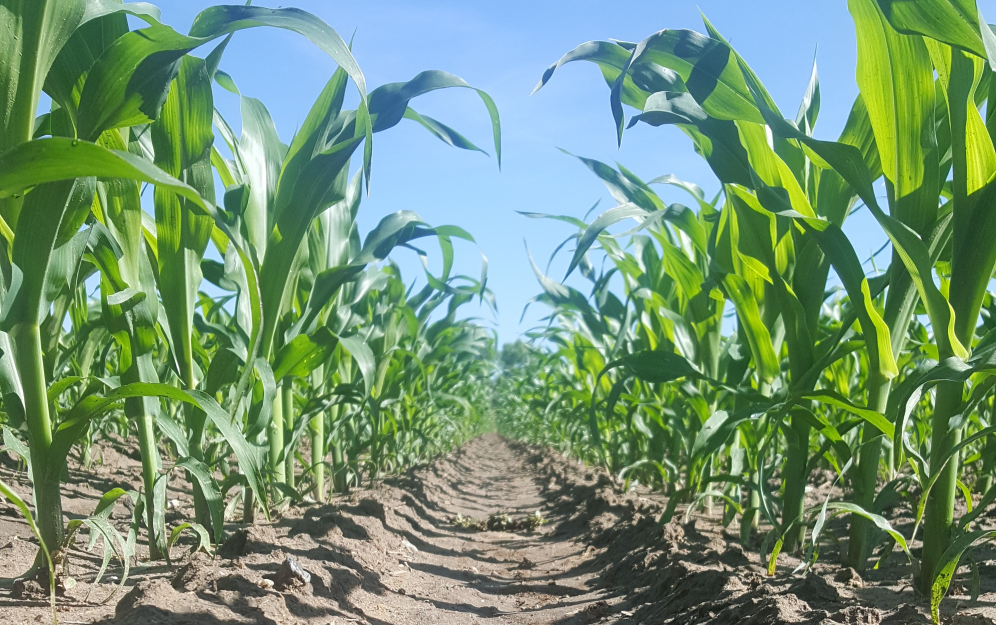
#> input picture Vision/test3.jpg, 2988 x 1875 px, given in place of the camera (shown at 1/3 size)
$ python vision2.py
#> lines starting #> are read from the running program, lines starting #| are printed output that depends on the picture; after the words box and inside, x2 and y2 are one past the last pixel; in counts of white or black regions, pixels touching at a corner belong together
### Vision/dual_g2_hpmd_rpi.py
import wiringpi

# Motor speeds for this library are specified as numbers
# between -MAX_SPEED and MAX_SPEED, inclusive.
_max_speed = 480  # 19.2 MHz / 2 / 480 = 20 kHz
MAX_SPEED = _max_speed

io_initialized = False
def io_init():
  global io_initialized
  if io_initialized:
    return

  wiringpi.wiringPiSetupGpio()
  wiringpi.pinMode(12, wiringpi.GPIO.PWM_OUTPUT)
  wiringpi.pinMode(13, wiringpi.GPIO.PWM_OUTPUT)

  wiringpi.pwmSetMode(wiringpi.GPIO.PWM_MODE_MS)
  wiringpi.pwmSetRange(MAX_SPEED)
  wiringpi.pwmSetClock(2)

  wiringpi.pinMode(22, wiringpi.GPIO.OUTPUT)
  wiringpi.pinMode(23, wiringpi.GPIO.OUTPUT)
  wiringpi.pinMode(24, wiringpi.GPIO.OUTPUT)
  wiringpi.pinMode(25, wiringpi.GPIO.OUTPUT)

  io_initialized = True

class Motor(object):
    MAX_SPEED = _max_speed

    def __init__(self, pwm_pin, dir_pin, en_pin):
        self.pwm_pin = pwm_pin
        self.dir_pin = dir_pin
        self.en_pin = en_pin

    def enable(self):
        io_init()
        wiringpi.digitalWrite(self.en_pin, 1)

    def disable(self):
        io_init()
        wiringpi.digitalWrite(self.en_pin, 0)

    def setSpeed(self, speed):
        if speed < 0:
            speed = -speed
            dir_value = 1
        else:
            dir_value = 0

        if speed > MAX_SPEED:
            speed = MAX_SPEED

        io_init()
        wiringpi.digitalWrite(self.dir_pin, dir_value)
        wiringpi.pwmWrite(self.pwm_pin, speed)

class Motors(object):
    MAX_SPEED = _max_speed

    def __init__(self):
        self.motor1 = Motor(12, 24, 22)
        self.motor2 = Motor(13, 25, 23)

    def enable(self):
        self.motor1.enable()
        self.motor2.enable()

    def disable(self):
        self.motor1.disable()
        self.motor2.disable()

    def setSpeeds(self, m1_speed, m2_speed):
        self.motor1.setSpeed(m1_speed)
        self.motor2.setSpeed(m2_speed)

motors = Motors()

### Vision/vision2.py
import time
import cv2
import numpy as np
from dual_g2_hpmd_rpi import motors, MAX_SPEED

import numpy as np
import cv2

x = 100
y = 250

leftPixPosition = []
rightPixPosition = []
leftPixPosition2 = []
rightPixPosition2 = []
middlePixPostion = []

goingLeft = False

for i in range(y,y+100):
    for j in range(x,x+50):
        leftPixPosition.append((i,j))
        #img[i,j] = (255,255,255)

for i in range(y,y+100):
    for j in range(x+390,x+440):
        rightPixPosition.append((i,j))
        #img[i,j] = (255,255,255)

for i in range(y-50,y):
    for j in range(x+90,x+140):
        leftPixPosition2.append((i,j))
        #img[i,j] = (255,255,255)

for i in range(y-50,y):
    for j in range(x+300,x+350):
        rightPixPosition2.append((i,j))
        #img[i,j] = (255,255,255)

for i in range(y-70,y-20):
    for j in range(x+170,x+270):
        middlePixPostion.append((i,j))
        #img[i,j] = (255,255,255)

#capturing video through webcam
cap=cv2.VideoCapture(0)

while True:
            _, img = cap.read()
#> img is the input picture: shape (1875, 2988, 3); mean B, G, R 118.7, 148.6, 117.1
            #img = cv2.imread('4.jpg')
            img = cv2.resize(img, (640, 360), interpolation = cv2.INTER_AREA)
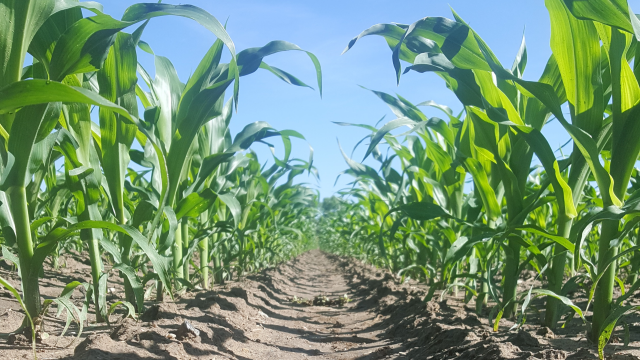
#> img: shape (360, 640, 3); mean B, G, R 118.7, 148.6, 117.1

            x = 100
            y = 250

            greenLeft = False
            greenRight = False
            greenLeft2 = False
            greenRight2 = False
            greenMiddle = False

            leftGreenPixCount = 0
            rightGreenPixCount = 0
            leftGreenPixCount2 = 0
            rightGreenPixCount2 = 0
            middleGreenPixCount = 0

            hsv = cv2.cvtColor(img, cv2.COLOR_BGR2HSV)
#> hsv: shape (360, 640, 3); mean H, S, V 59.9, 98.6, 158.3
            mask = cv2.inRange(hsv, (37,81,65), (91,255,255))
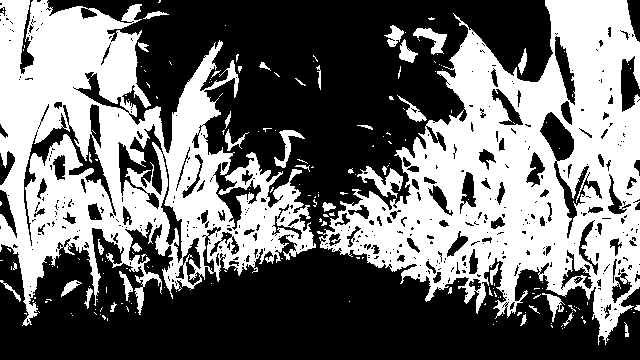
#> mask: shape (360, 640); 43.8% white; 203 white regions (164 under 20 px), largest, box (x1, y1, x2, y2) and area: (317, 0, 640, 345) 50837, (0, 0, 316, 326) 45629, (357, 166, 403, 198) 563
            #result = cv2.bitwise_and(img, img, mask=mask)

            leftBottom = cv2.rectangle(img,(x,y),(x+50,y+100),(0,0,255),3)
            rightBottom = cv2.rectangle(img,(x+390,y),(x+440,y+100),(0,0,255),3)
            leftTop = cv2.rectangle(img,(x+90,y-50),(x+140,y),(0,0,255),3)
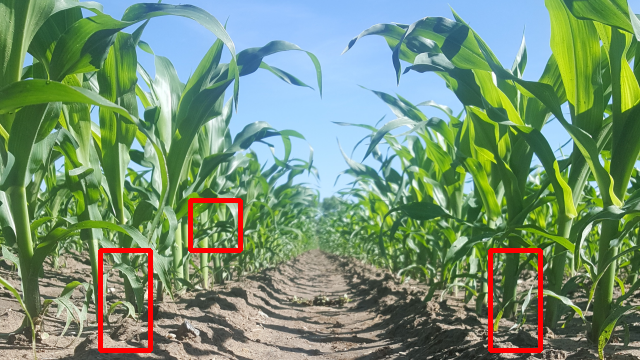
#> leftTop: shape (360, 640, 3); mean B, G, R 117.1, 146.3, 119.5
            rightTop = cv2.rectangle(img,(x+300,y-50),(x+350,y),(0,0,255),3)
            middleTop = cv2.rectangle(img,(x+170,y-70),(x+270,y-20),(0,0,255),3)

            # Checking for greens in bottom left box
            for i in range(len(leftPixPosition)):
                x,y = leftPixPosition[i]
                if mask[x,y] == 255:
                    leftGreenPixCount += 1
                    greenLeft = True
#> after the loop, leftGreenPixCount = 883

            # Checking for greens in bottom right box
            for i in range(len(rightPixPosition)):
                x,y = rightPixPosition[i]
                if mask[x,y] == 255:
                    rightGreenPixCount += 1
                    greenRight = True
#> after the loop, rightGreenPixCount = 1792

            # Checking for greens in left upper box
            for i in range(len(leftPixPosition2)):
                x,y = leftPixPosition2[i]
                if mask[x,y] == 255:
                    leftGreenPixCount2 += 1
                    greenLeft2 = True
#> after the loop, leftGreenPixCount2 = 1747

            # Checking for greens in right upper box
            for i in range(len(rightPixPosition2)):
                x,y = rightPixPosition2[i]
                if mask[x,y] == 255:
                    rightGreenPixCount2 += 1
                    greenRight2 = True
#> after the loop, rightGreenPixCount2 = 2191

            # Checking for greens in middle upper box
            for i in range(len(middlePixPostion)):
                x,y = middlePixPostion[i]
                if mask[x,y] == 255:
                    middleGreenPixCount += 1
                    greenMiddle = True
#> after the loop, middleGreenPixCount = 2113

            font = cv2.FONT_HERSHEY_SIMPLEX
            cv2.line(img, (320, 0), (320, 359), (0,255,0), 2)

            if ((greenLeft == True and greenLeft2 == True and greenRight == False) or (greenLeft == True and greenRight == False)):
                cv2.putText(img,"right",(10, 40), cv2.FONT_HERSHEY_SIMPLEX, 1, (0, 0, 255), 2)
                goingLeft = False
                print("Go right")

            if greenLeft == True and greenLeft2 == True and greenMiddle == True and greenRight2 == True and greenRight == False:
                cv2.putText(img,"stop and go right",(10, 40), cv2.FONT_HERSHEY_SIMPLEX, 1, (0, 0, 255), 2)
                goingLeft = False
                print("Go right")

            if ((greenRight == True and greenRight2 == True and greenLeft == False) or (greenRight == True and greenLeft == False)):
                cv2.putText(img,"left",(10, 40), cv2.FONT_HERSHEY_SIMPLEX, 1, (0, 0, 255), 2)
                goingLeft = True
                print("Go left")

            if greenLeft == False and greenLeft2 == True and greenMiddle == True and greenRight2 == True and greenRight == True:
                cv2.putText(img,"stop and go left",(10, 40), cv2.FONT_HERSHEY_SIMPLEX, 1, (0, 0, 255), 2)
                goingLeft = True
                print("Go left")

            if greenLeft == False and greenRight == False and greenLeft2 == False and greenRight2 == False:
                cv2.putText(img,"straight",(10, 40), cv2.FONT_HERSHEY_SIMPLEX, 1, (0, 0, 255), 2)
                goingLeft = False
                print("Go straight")

            if ((greenLeft == True and greenRight == True and greenLeft2 == True and greenRight2 == True) or (greenLeft2 == True and greenRight2 == True and greenMiddle == True)):
                cv2.putText(img,"stop",(10, 40), cv2.FONT_HERSHEY_SIMPLEX, 1, (0, 0, 255), 2)
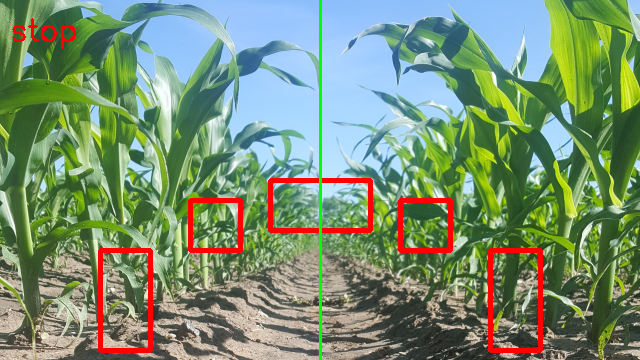
#> img: shape (360, 640, 3); mean B, G, R 114.8, 144.7, 120.6
                print("Stop")
                if goingLeft == True:
                    pass

                elif goingLeft == False:
                    pass


            #cv2.imshow('image',img)
            #cv2.imshow('mask',mask)
            #cv2.imshow('result',result)

            cv2.imshow("orginal with line", img)
            key = cv2.waitKey(1) & 0xFF
#> (key q is pressed here)
            if key == ord("q"):
                motors.disable()
                motors.setSpeeds(0, 0)
                break
                cv2.destroyAllWindows()

$ run again, on Vision/test4.JPG
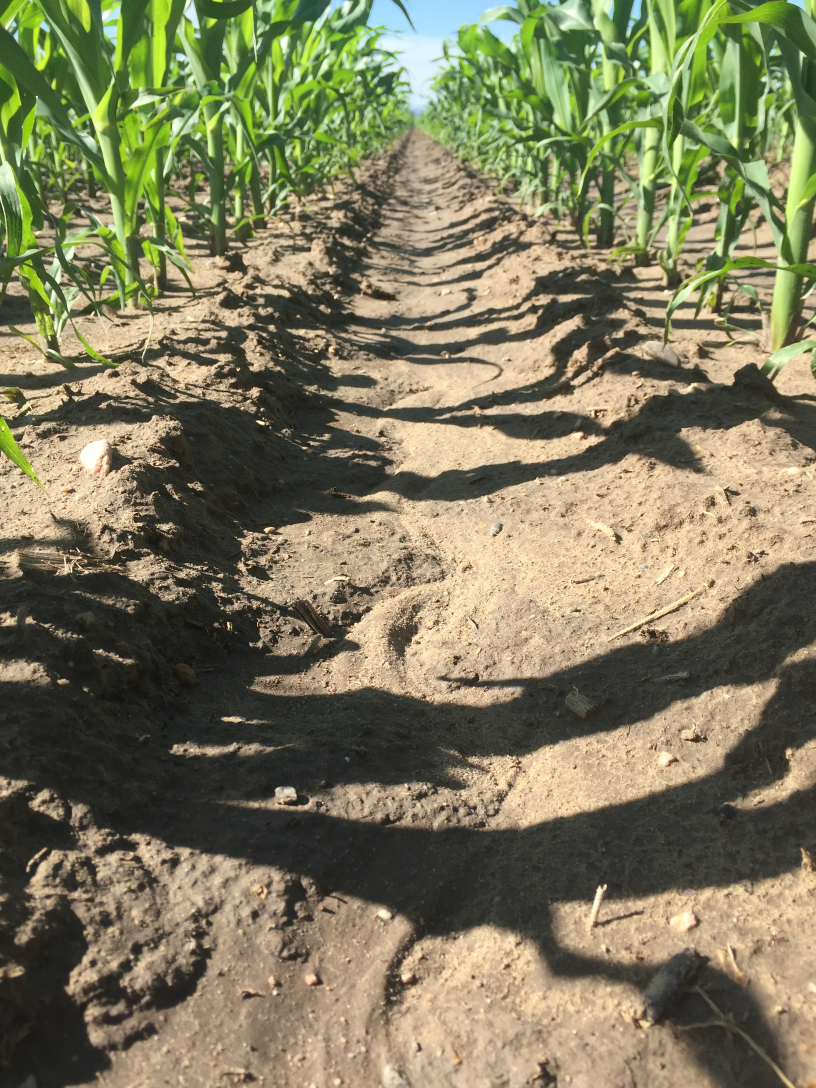
#> input picture Vision/test4.JPG, 2448 x 3264 px, given in place of the camera (shown at 1/3 size)
#> img is the input picture: shape (3264, 2448, 3); mean B, G, R 93.8, 123.4, 127.1
#> hsv: shape (360, 640, 3); mean H, S, V 29.2, 69.6, 134.1
#> `mask = cv2.inRange(hsv, (37,81,65), (91,255,255))`:
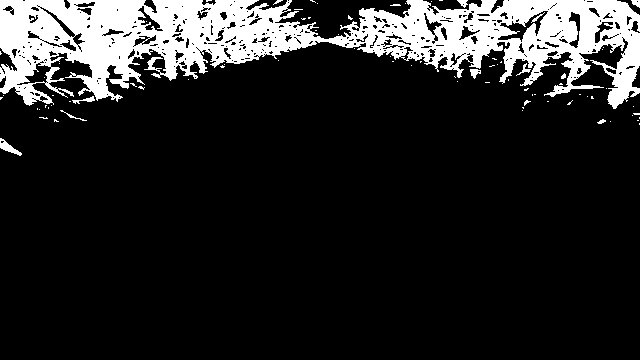
#> mask: shape (360, 640); 15% white; 83 white regions (72 under 20 px), largest, box (x1, y1, x2, y2) and area: (0, 0, 640, 109) 33723, (0, 138, 22, 156) 147, (72, 96, 95, 104) 68
#> after the loop `for i in range(len(leftPixPosition)):`: leftGreenPixCount = 0
#> `cv2.putText(img,"straight",(10, 40), cv2.FONT_HERSHEY_SIMPLEX, 1, (0, ..`:
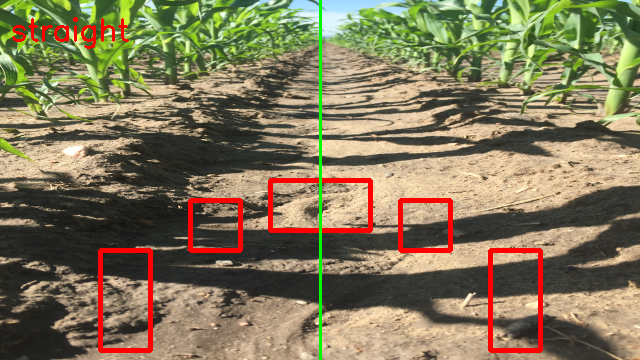
#> img: shape (360, 640, 3); mean B, G, R 90.2, 120, 130.3
